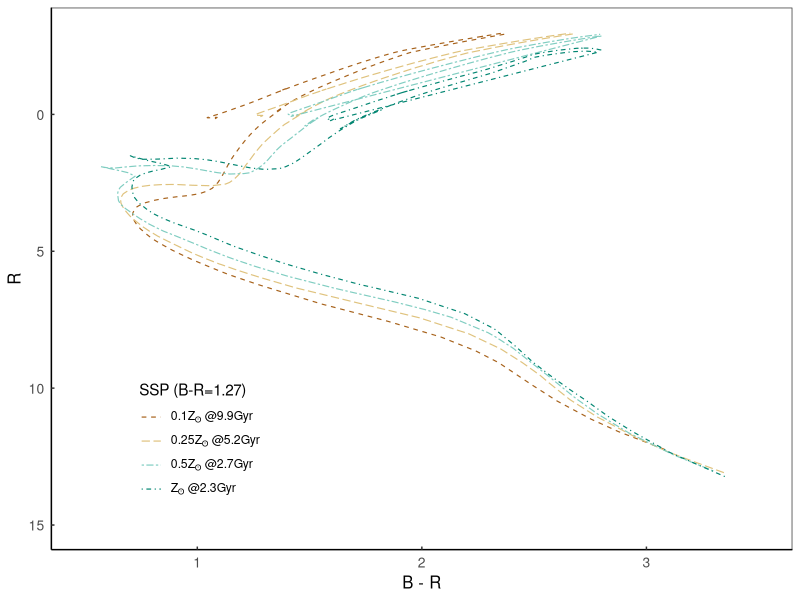

Recreate this plot in R.
z1 <- read.table('z1.br125.dat', header=TRUE)
z2 <- read.table('z05.br125.dat', header=TRUE)
z3 <- read.table('z025.br125.dat', header=TRUE)
z4 <- read.table('z01.br125.dat', header=TRUE)

z1$SSP <- "1"
z1$Age <- "2.3Gyr"
z2$SSP <- "0.5Z"
z2$Age <- "2.7Gyr"
z3$SSP <- "0.25"
z3$Age <- "5.2Gyr"
z4$SSP <- "0.10Z"
z4$Age <- "10Gyr"

z <- rbind(z1, z2, z3, z4)

z$BR <- z$B - z$R
z$BV <- z$B - z$V
library(ggplot2)
library(Cairo)

legend_title <- "SSP (B-R=1.27)"

plotlabels = expression('0.1Z'['\u0298']~'@9.9Gyr',
                        '0.25Z'['\u0298']~'@5.2Gyr',
                        '0.5Z'['\u0298']~'@2.7Gyr',
                        Z['\u0298']~'@2.3Gyr')
g <- ggplot(z) + 
  geom_path(aes(x=BR, y=R, color=SSP, linetype=SSP), size=0.4) + 
  scale_y_reverse(limits=c(15,-3)) + 
  scale_x_continuous(limits=c(0.5,3.5)) + 
  scale_linetype_manual(legend_title, values=c(2,5,6,4),
                        labels=plotlabels) +
  scale_color_manual(legend_title, values=c('#a6611a','#dfc27d','#80cdc1','#018571'), 
                     labels=plotlabels) +
  theme_bw() +
  theme(legend.position=c(0.2,0.2)) + 
  theme(panel.grid.major = element_blank(), 
        panel.grid.minor = element_blank(), 
        axis.line = element_line(colour = "black"),
        axis.ticks.length=unit(-0.08, "cm"),
        axis.title=element_text(size=12),
        legend.key = element_blank(),
        axis.text.y=element_text(margin=margin(0,5,0,0), size=10), 
        axis.text.x=element_text(margin=margin(5,0,0,0), size=10)) +
  ylab(expression('R')) + 
  xlab(expression('B - R')) 

ggsave('ssp125.pdf', g, width=6, height=6, device=cairo_pdf)
